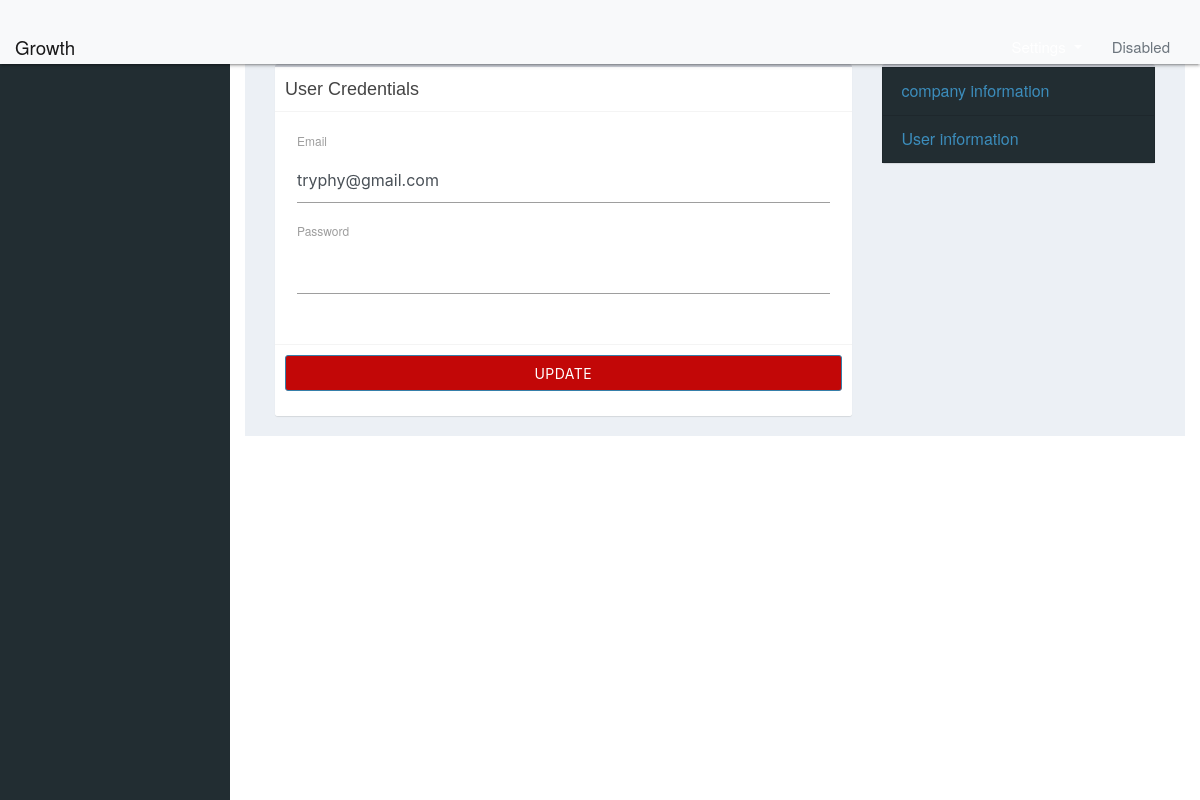
The app's page /account/user_information (signed in), older data.
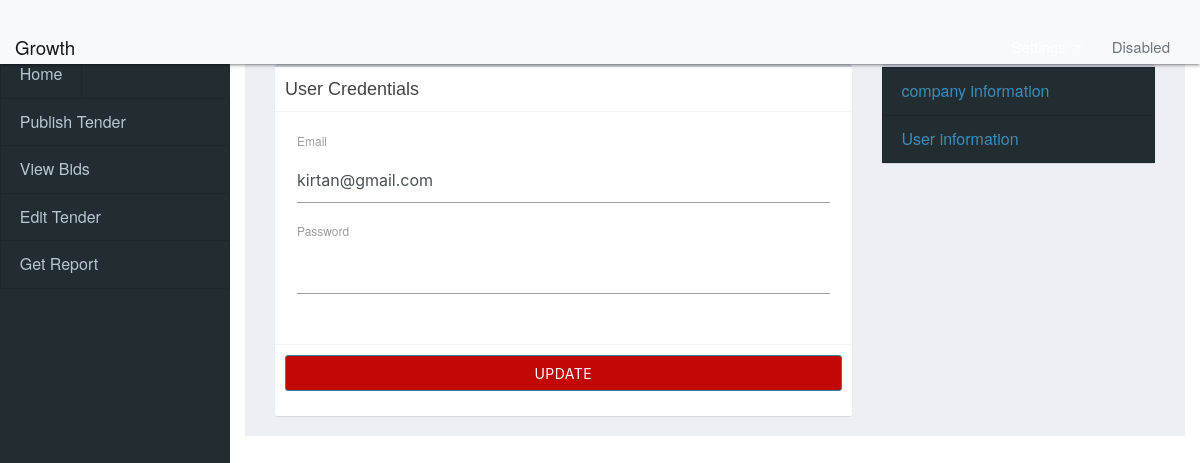
The same page, newer data.
### tenderingSystem/model.py (models this page shows, shortened)
class Users(db.Model, UserMixin):
    id = db.Column(db.INTEGER, primary_key=True, autoincrement=True)
    email = db.Column(db.String(100), nullable=False, unique=True)
    password = db.Column(db.String(100), nullable=False)
    user_type = db.Column(db.String(8), nullable=False)
    created_at = db.Column(db.DateTime, nullable=False, default=datetime.utcnow())
    company = db.relationship("Company", backref="affiliate", lazy=True)

### tenderingSystem/routes.py (the view, shortened to what this page needs)
@app.route('/account/user_information', methods=["GET", "POST"])
@login_required
def user_information():
    form = UserForm()
    if request.method == "GET":
        form.email.data = current_user.email
        form.password.data = current_user.password
    return render_template('user_info.html', form=form)

### tenderingSystem/forms.py
class UserForm(FlaskForm):
    email = StringField("Email", validators=[DataRequired(), Email()])
    password = PasswordField("Password", validators=[DataRequired(), length(min=8, max=30)])
    submit = SubmitField('Update')

### tenderingSystem/model.py (called while the page is built)
@login_manager.user_loader
def load_user(user_id):
    return Users.query.get(int(user_id))

### tenderingSystem/templates/user_info.html (shortened to what this page needs)
{% extends("buyer/home.html") %}
{% block head %}
    {{ super() }}
{% endblock %}
{% block sidebar %}
    {% if current_user.user_type == "buyer" %}
        {{ super() }}
    {% endif %}
{% endblock %}
{% block body %}
    <div class="container-fluid">
        <div class="row">
            <div class="col-8">
                <div class="box">
                    <div class="box-header with-border">
                        <h3 class="box-title">User Credentials</h3>
                    </div>
                    <form action="{{ url_for('user_information') }}" method="post">
                        <div class="box-body">
                            <fieldset class="form-group">
                                <div class="form-group">
                                    {{ form.email.label(class="form-control-label") }}
                                    {% if form.email.errors %}
                                        {{ form.email(class="form-control form-control-lg is_invalid") }}
                                        {% for error in form.email.errors %}
                                            <div class="text-danger">
                                                <span>{{ error }}</span>
                                            </div>
                                        {% endfor %}
                                    {% else %}
                                        {{ form.email(class="form-control form-control-lg") }}
                                    {% endif %}
                                </div>
                                <div class="form-group">
                                    {{ form.password.label(class="form-control-label") }}
                                    {% if form.password.errors %}
                                        {{ form.password(class="form-control form-control-lg is_invalid") }}
                                        {% for error in form.password.errors %}
                                            <div class="text-danger">
                                                <span>{{ error }}</span>
                                            </div>
                                        {% endfor %}
                                    {% else %}
                                        {{ form.password(class="form-control form-control-lg") }}
                                    {% endif %}
                                </div>
                            </fieldset>
                        </div>
                        <div class="box-footer">
                            <div class="form-group">
                                {{ form.submit(class="btn btn-primary btn-m btn-block", style="background-color: #C20707")}}
                            </div>
                        </div>
                    </form>
                </div>
            </div>
            <div class="col-4">
               <div class="box">
                    <div>
                        <ul>
                            <li class="sidebar-links"><a  href="{{ url_for('company_information') }}">company information</a></li>
                            <li class="sidebar-links"><a  href="{{ url_for('user_information') }}">User information</a></li>
                        </ul>
                    </div>
               </div>
            </div>
        </div>
    </div>
{% endblock %}

Row changes from the older to the newer data that the page shows:
changed Users: user_type "supplier" → "buyer" (drawn); email "tryphy@gmail.com" → "kirtan@gmail.com"
Text that changed along with them:
text now shown: "Home Publish Tender View Bids Edit Tender Get Report"
